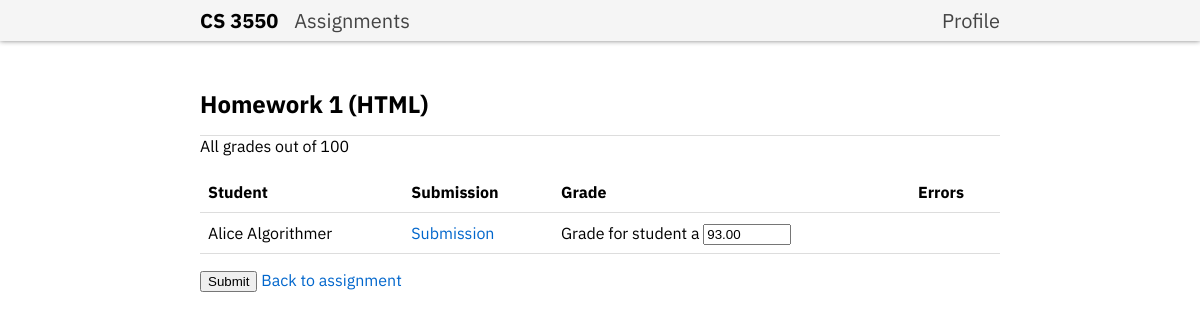
Screenshot of /2/submissions/ (signed in) with the database file from the repository.
### grades/models.py (models this page shows, shortened)
class Assignment(models.Model):
    title = models.CharField(max_length=200)
    description = models.TextField()
    deadline = models.DateTimeField()
    weight = models.IntegerField()
    points = models.IntegerField()

class Submission(models.Model):
    assignment = models.ForeignKey(
        Assignment,
        on_delete=models.CASCADE
    )
    author = models.ForeignKey(
        User,
        on_delete=models.CASCADE,
        related_name='submission_set'
    )
    grader = models.ForeignKey(
        User,
        on_delete=models.SET_NULL,
        null=True,
        blank=True,
        related_name='graded_set'
    )
    file = models.FileField(upload_to='submissions/')
    score = models.DecimalField(
        max_digits=5,
        decimal_places=2,
        null=True,
        blank=True
    )

### grades/views.py (the view, shortened to what this page needs)
# urls.py: path('<int:assignment_id>/submissions/', views.submissions, name='submissions'),
@login_required
def submissions(request, assignment_id):
    user = request.user
    is_admin = user.is_superuser
    if not (is_ta(user) or is_admin):
        raise PermissionDenied("Only TAs can access the submissions page")
    assignment = get_object_or_404(models.Assignment, id=assignment_id)
    if is_admin:
        submissions = assignment.submission_set.all().order_by('author__username')
    else:
        submissions = assignment.submission_set.filter(
            grader=user
        ).order_by('author__username')
    errors = {}  # Dictionary to store errors for each submission
    general_errors = []  # List for errors with invalid submission IDs
    return render(request, "submissions.html", {
        'title': f'{assignment.title} - CS 3550',
        'assignment': assignment,
        'submissions': submissions,
        'general_errors': general_errors,
        'user': user,
        'is_admin': is_admin
    })

### grades/views.py (called while the page is built)
def is_ta(user):
    return user.groups.filter(name="Teaching Assistants").exists()

### grades/templates/submissions.html (shortened to what this page needs)
{% include "header.html" with title="Submissions Page" %}
<main>
  <h1>{{ assignment.title }}</h1>
  <p>All grades out of {{ assignment.points }}</p>
  <form action="/{{ assignment.id }}/submissions/" method="post">
    <table>
      <thead>
        <tr>
          <th>Student</th>
          <th>Submission</th>
          <th>Grade</th>
          <th>Errors</th>
        </tr>
      </thead>
      <tbody>
        {% for submission in submissions %}
        <tr>
          <td>{{ submission.author.get_full_name }}</td>
          <td><a href="{{ submission.file.url }}" title="View submission from student {{ submission.author.username }}">Submission</a></td>
          <td>
            <label for="grade-{{ submission.author.username }}" class="sr-only">Grade for student {{ submission.author.username }}</label>
            <input type="number"
                   min="0"
                   max="{{ assignment.points }}"
                   step="0.01"
                   id="grade-{{ submission.author.username }}"
                   name="grade-{{ submission.id }}"
                   value="{{ submission.score|default_if_none:'' }}"
                   required>
          </td>
          <td>
          </td>
        </tr>
        {% endfor %}
      </tbody>
    </table>
    <button type="submit">Submit</button>
    <a href="/{{ assignment.id }}/">Back to assignment</a>
  </form>
</main>

### static/main.css (style rules this page uses)
main { max-width: 50rem; margin: 3rem auto 0; padding: 0 1rem; }
main h1 { font-size: 1.5rem; margin: 0; padding-bottom: 1rem; border-bottom: 1px solid #ddd; }
main h1 + p { margin-top: 0; }
table { width: 100%; line-height: 1.5; margin: 1rem 0; border-collapse: collapse; }
th, td { padding: 0.5rem; text-align: left; border-bottom: 1px solid #ddd; }
a { color: #0066cc; text-decoration: none; }
main p, main ul { margin: 1rem 0; }

### rows the page displays
Assignment: title "Homework 1 (HTML)", points "100"
Submission: author.get_full_name "Alice Algorithmer", author.username "a", score "93.00"
